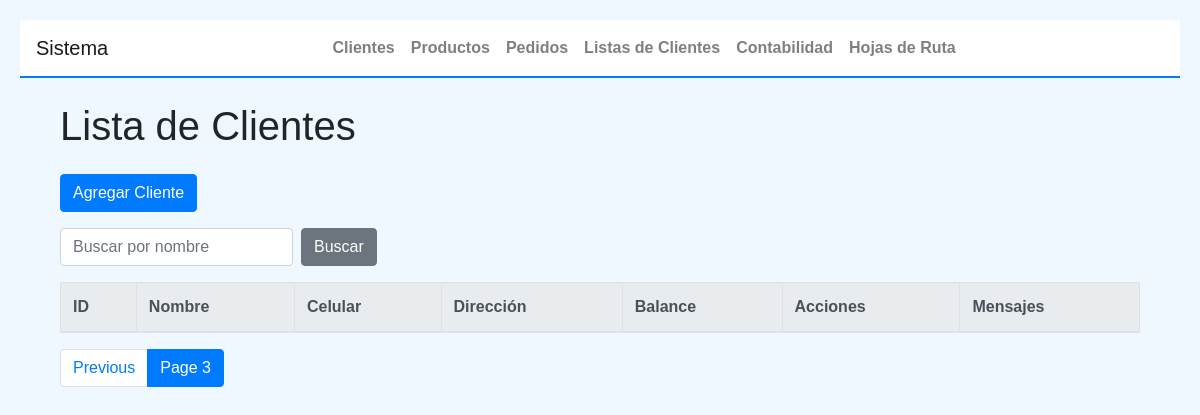
/?search=&page=3, run on an earlier commit of the app's database.
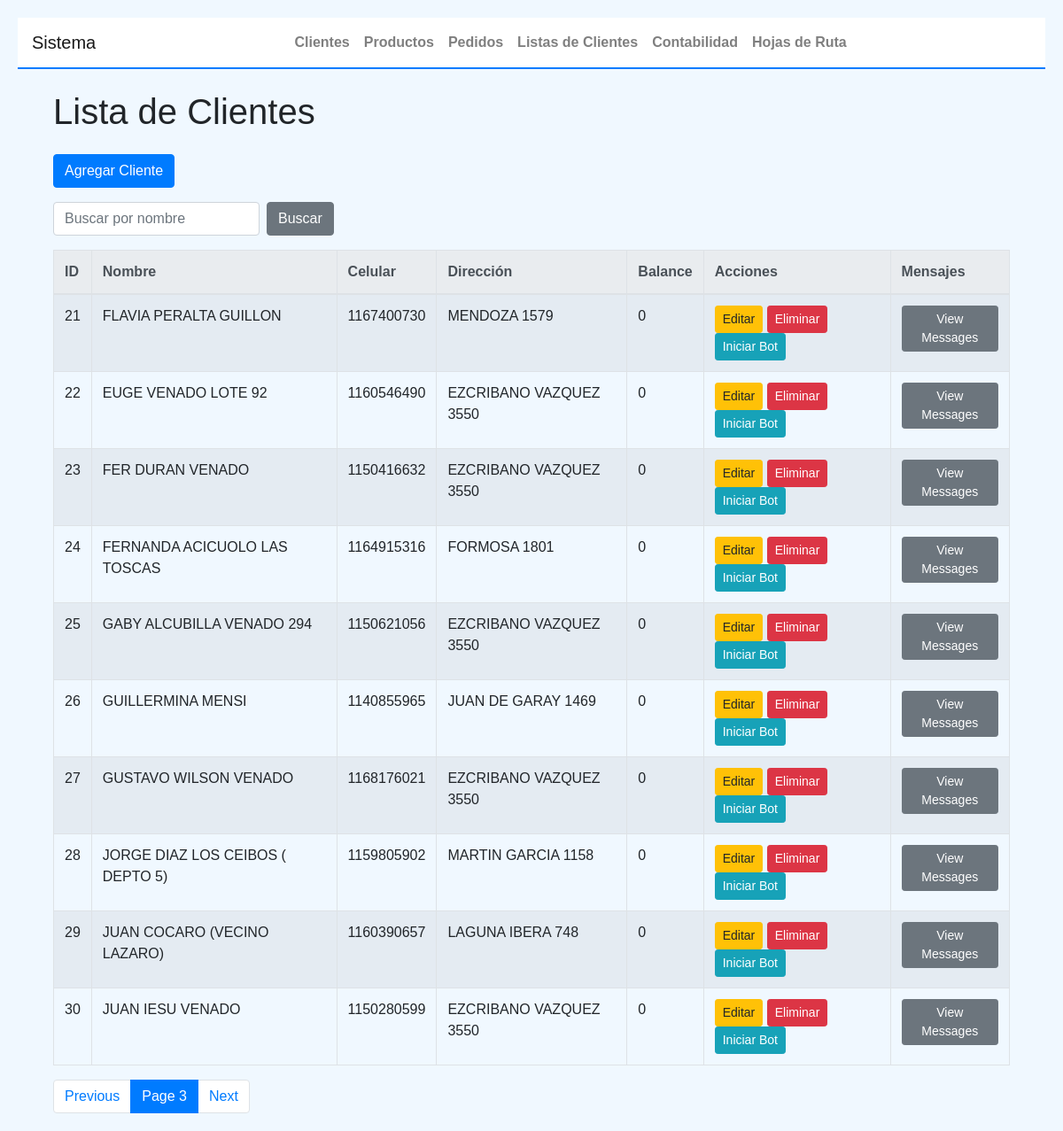
And on a later commit of the database.
### tables this page shows
CREATE TABLE clientes (
    id INTEGER PRIMARY KEY AUTOINCREMENT,
    nombre_completo TEXT NOT NULL,
    celular TEXT NOT NULL,
    direccion TEXT NOT NULL,
    estado_conversacion TEXT,
    producto_seleccionado TEXT
);

### app2.py (the view)
@app.route('/', methods=['GET'])
@handle_db_error
def index():
    search_query = request.args.get('search', '')  # Get the search query from the URL
    page = int(request.args.get('page', 1))  # Get the current page, default to 1
    per_page = 10  # Set the number of clients to display per page
    if search_query:
        clientes = Cliente.search_by_name(search_query)
    else:
        clientes = Cliente.get_all()
    total_clients = len(clientes)
    start = (page - 1) * per_page
    end = start + per_page
    paginated_clients = clientes[start:end]
    client_data = []
    for client in paginated_clients:
        balance = client.get_balance()
        client_data.append({
            'client': client,
            'balance': balance
        })
    form = EmptyForm()
    return render_template(
        'index.html',
        clients=client_data,
        search_query=search_query,
        page=page,
        per_page=per_page,
        total_clients=total_clients,
        form=form
    )

### app2.py
class EmptyForm(FlaskForm):
    pass

### app2.py (called while the page is built)
@app.teardown_appcontext
def close_db_connection(exception):
    db = g.pop('db', None)
    if db is not None:
        db.close()

def handle_db_error(func):
    @functools.wraps(func)
    def wrapper(*args, **kwargs):
        try:
            return func(*args, **kwargs)
        except sqlite3.Error as e:
            print(f"Database error: {e}")
            return abort(500, description="Internal Server Error")
    return wrapper

### objetos2.py (called while the page is built)
    @staticmethod
    def get_db_connection():
        try:
            conn = sqlite3.connect(DATABASE)
            conn.row_factory = sqlite3.Row
            return conn
        except sqlite3.Error as e:
            print(f"Error connecting to the database: {e}")
            raise

    @staticmethod
    def close_connection(conn):
        if conn:
            try:
                conn.close()
            except sqlite3.Error as e:
                print(f"Error closing the database connection: {e}")

    @staticmethod
    def get_all():
        conn = Cliente.get_db_connection()
        try:
            clientes = conn.execute('SELECT * FROM clientes').fetchall()
            return [Cliente(cliente['nombre_completo'], cliente['celular'], cliente['direccion'], cliente['id'],
                            cliente['estado_conversacion'], cliente['producto_seleccionado']) for cliente in clientes]
        except sqlite3.Error as e:
            print(f"Error retrieving all clientes: {e}")
        finally:
            Cliente.close_connection(conn)
        return []

    def get_balance(self):
        transactions = Transaction.get_by_client_id(self.id)
        balance = sum([t.amount for t in transactions])  # Sum the 'amount' field in all transactions
        return balance

    @staticmethod
    def get_by_client_id(client_id):
        conn = Transaction.get_db_connection()
        try:
            rows = conn.execute('SELECT * FROM transactions WHERE client_id = ?', (client_id,)).fetchall()
            transactions = [
                Transaction(
                    id=row['id'],
                    client_id=row['client_id'],
                    amount=row['amount'],
                    date=row['date'],
                    description=row['description'],
                ) for row in rows
            ]
            return transactions
        except sqlite3.Error as e:
            print(f"Error retrieving transactions: {e}")
        finally:
            Transaction.close_connection(conn)
        return []

### templates/index.html (shortened to what this page needs)
{% extends "base.html" %}
{% block content %}
<div class="container mt-4">
    <h1 class="mb-4">Lista de Clientes</h1>
    <a href="{{ url_for('nuevo_cliente') }}" class="btn btn-primary mb-3">Agregar Cliente</a>
    <form method="GET" action="{{ url_for('index') }}" class="form-inline mb-3">
        <input type="text" name="search" placeholder="Buscar por nombre" value="{{ search_query }}" class="form-control mr-2">
        <button type="submit" class="btn btn-secondary">Buscar</button>
    </form>
    <div class="table-responsive">
        <table class="table table-bordered table-striped">
            <thead class="thead-light">
                <tr>
                    <th>ID</th>
                    <th>Nombre</th>
                    <th>Celular</th>
                    <th>Dirección</th>
                    <th>Balance</th>
                    <th>Acciones</th>
                    <th>Mensajes</th>
                </tr>
            </thead>
            <tbody>
                {% for cliente_info in clients %}
                <tr>
                    <td>{{ cliente_info.client.id }}</td>
                    <td>{{ cliente_info.client.nombre_completo }}</td>
                    <td>{{ cliente_info.client.celular }}</td>
                    <td>{{ cliente_info.client.direccion }}</td>
                    <td>{{ cliente_info.balance }}</td>
                    <td>
                        <a href="{{ url_for('editar_cliente', id=cliente_info.client.id) }}" class="btn btn-warning btn-sm">Editar</a>
                        <form action="{{ url_for('eliminar_cliente', id=cliente_info.client.id) }}" method="POST" style="display:inline;">
                            <button type="submit" class="btn btn-danger btn-sm">Eliminar</button>
                        </form>
                        <form action="{{ url_for('iniciar_conversacion', id=cliente_info.client.id) }}" method="POST" style="display:inline;">
                            <button type="submit" class="btn btn-info btn-sm">Iniciar Bot</button>
                        </form>
                    </td>
                    <td>
                        <a href="{{ url_for('client_messages', whatsapp_id=cliente_info.client.celular) }}" class="btn btn-secondary btn-sm">View Messages</a>
                    </td>
                </tr>
                {% endfor %}
            </tbody>
        </table>
    </div>
    <nav aria-label="Client Pagination">
        <ul class="pagination">
            {% if page > 1 %}
            <li class="page-item">
                <a class="page-link" href="{{ url_for('index', search=search_query, page=page-1) }}">Previous</a>
            </li>
            {% endif %}
            <li class="page-item active">
                <a class="page-link">Page {{ page }}</a>
            </li>
            {% if total_clients > page * per_page %}
            <li class="page-item">
                <a class="page-link" href="{{ url_for('index', search=search_query, page=page+1) }}">Next</a>
            </li>
            {% endif %}
        </ul>
    </nav>
</div>
{% endblock %}

### templates/base.html (shortened to what this page needs)
<!DOCTYPE html>
<html lang="en">
<head>
    <link href="https://stackpath.bootstrapcdn.com/bootstrap/4.5.2/css/bootstrap.min.css" rel="stylesheet">
</head>
<body>
    <nav class="navbar navbar-expand-lg navbar-light">
        <a class="navbar-brand" href="{{ url_for('index') }}">Sistema</a>
        <div class="collapse navbar-collapse justify-content-center" id="navbarNav">
            <ul class="navbar-nav">
                <li class="nav-item">
                    <a class="nav-link" href="{{ url_for('index') }}">Clientes</a>
                </li>
                <li class="nav-item">
                    <a class="nav-link" href="{{ url_for('productos') }}">Productos</a>
                </li>
                <li class="nav-item">
                    <a class="nav-link" href="{{ url_for('pedidos') }}">Pedidos</a>
                </li>
                <li class="nav-item">
                    <a class="nav-link" href="{{ url_for('view_all_client_lists') }}">Listas de Clientes</a>
                </li>
                    <a class="nav-link" href="{{ url_for('accounting') }}">Contabilidad</a>
                    <a class="nav-link" href="{{ url_for('view_all_hojas_de_ruta') }}">Hojas de Ruta</a>
            </ul>
        </div>
    </nav>
    <div class="container mt-4">
        {% block content %}{% endblock %}
    </div>
</body>
</html>

### templates/base.html (style rules this page uses)
body { font-family: Arial, sans-serif; margin: 20px; background-color: #f0f8ff; }
nav.navbar { background-color: #ffffff; border-bottom: 2px solid #007bff; }
nav a.nav-link { color: #007bff; font-weight: bold; }

What changed in the data, as far as the page shows it:
added clientes: client.id "21", client.nombre_completo "FLAVIA PERALTA GUILLON", client.celular "1167400730", client.direccion "MENDOZA 1579"
added clientes: client.id "22", client.nombre_completo "EUGE VENADO LOTE 92", client.celular "1160546490", client.direccion "EZCRIBANO VAZQUEZ 3550"
added clientes: client.id "23", client.nombre_completo "FER DURAN VENADO", client.celular "1150416632", client.direccion "EZCRIBANO VAZQUEZ 3550"
added clientes: client.id "24", client.nombre_completo "FERNANDA ACICUOLO LAS TOSCAS", client.celular "1164915316", client.direccion "FORMOSA 1801"
added clientes: client.id "25", client.nombre_completo "GABY ALCUBILLA VENADO 294", client.celular "1150621056", client.direccion "EZCRIBANO VAZQUEZ 3550"
added clientes: client.id "26", client.nombre_completo "GUILLERMINA MENSI", client.celular "1140855965", client.direccion "JUAN DE GARAY 1469"
added clientes: client.id "27", client.nombre_completo "GUSTAVO WILSON VENADO", client.celular "1168176021", client.direccion "EZCRIBANO VAZQUEZ 3550"
added clientes: client.id "28", client.nombre_completo "JORGE DIAZ LOS CEIBOS ( DEPTO 5)", client.celular "1159805902", client.direccion "MARTIN GARCIA 1158"
added clientes: client.id "29", client.nombre_completo "JUAN COCARO (VECINO LAZARO)", client.celular "1160390657", client.direccion "LAGUNA IBERA 748"
added clientes: client.id "30", client.nombre_completo "JUAN IESU VENADO", client.celular "1150280599", client.direccion "EZCRIBANO VAZQUEZ 3550"
Also different on the page:
new list line: "0 Editar Eliminar Iniciar Bot View Messages"
text now shown: "Next"
